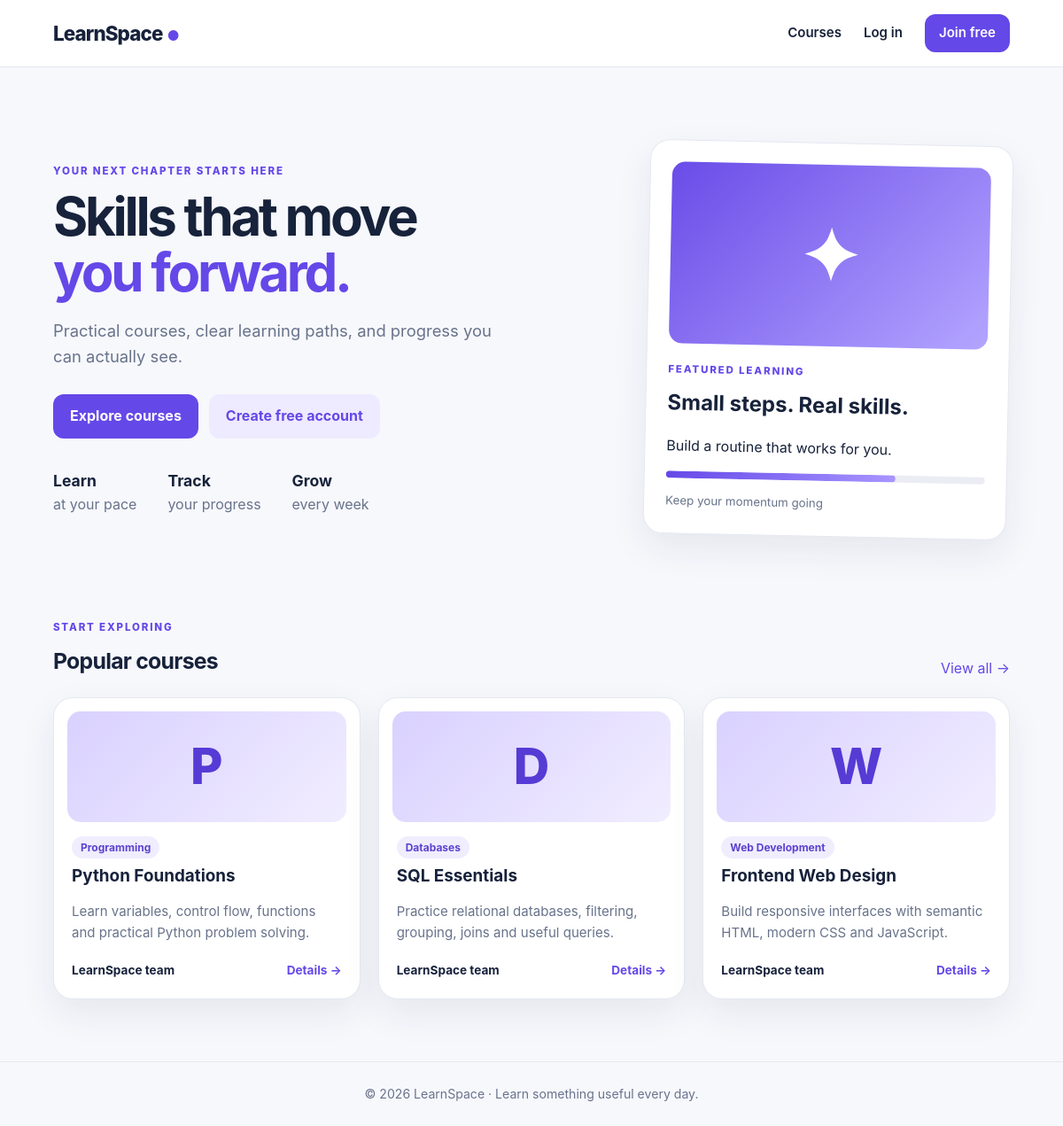
The page / on the database its author committed.
### tables this page shows
CREATE TABLE IF NOT EXISTS courses (
 id BIGINT UNSIGNED AUTO_INCREMENT PRIMARY KEY,
 title VARCHAR(180) NOT NULL,
 description TEXT NOT NULL,
 category VARCHAR(80) NOT NULL DEFAULT 'General',
 level ENUM('Beginner','Intermediate','Advanced') NOT NULL DEFAULT 'Beginner',
 duration_hours SMALLINT UNSIGNED NOT NULL DEFAULT 1,
 status ENUM('draft','published','archived') NOT NULL DEFAULT 'published',
 instructor_id BIGINT UNSIGNED NULL,
 created_at TIMESTAMP NOT NULL DEFAULT CURRENT_TIMESTAMP,
 CONSTRAINT fk_courses_instructor FOREIGN KEY (instructor_id) REFERENCES users(id) ON DELETE SET NULL,
 INDEX idx_courses_status_category (status,category),
 FULLTEXT INDEX idx_courses_search (title,description)
);

### includes/functions.php (called while the page is built, shortened)
<?php
function e(?string $value): string { return htmlspecialchars($value ?? '', ENT_QUOTES, 'UTF-8'); }
function current_user(): ?array { return $_SESSION['user'] ?? null; }

### includes/db.php (called while the page is built, shortened)
<?php
function db(): PDO {
    $pdo = new PDO(
        'mysql:host=' . DB_HOST . ';dbname=' . DB_NAME . ';charset=utf8mb4',
        DB_USER, DB_PASS,
        [PDO::ATTR_ERRMODE => PDO::ERRMODE_EXCEPTION,
         PDO::ATTR_DEFAULT_FETCH_MODE => PDO::FETCH_ASSOC,
         PDO::ATTR_EMULATE_PREPARES => false]
    );
    return $pdo;
}

### index.php (the view, shortened to what this page needs)
<?php
require_once __DIR__.'/includes/db.php'; require_once __DIR__.'/includes/functions.php';
$featured=[];
try { $featured=db()->query("SELECT c.*, u.name AS instructor FROM courses c LEFT JOIN users u ON u.id=c.instructor_id WHERE c.status='published' ORDER BY c.created_at DESC LIMIT 3")->fetchAll(); } catch(Throwable $ex) {}
require __DIR__.'/includes/header.php';
?>
<section class="hero"><div><p class="eyebrow">YOUR NEXT CHAPTER STARTS HERE</p><h1>Skills that move<br><em>you forward.</em></h1><p class="hero-copy">Practical courses, clear learning paths, and progress you can actually see.</p><div class="hero-actions"><a class="button" href="<?= BASE_URL ?>/courses.php">Explore courses</a><a class="button secondary" href="<?= BASE_URL ?>/register.php">Create free account</a></div><div class="stats"><div><strong>Learn</strong><span>at your pace</span></div><div><strong>Track</strong><span>your progress</span></div><div><strong>Grow</strong><span>every week</span></div></div></div><div class="hero-card"><div class="course-art art-purple">✦</div><p class="eyebrow">FEATURED LEARNING</p><h3>Small steps. Real skills.</h3><p>Build a routine that works for you.</p><div class="progress"><span style="width:72%"></span></div><small>Keep your momentum going</small></div></section>
<section class="section-head"><div><p class="eyebrow">START EXPLORING</p><h2>Popular courses</h2></div><a href="<?= BASE_URL ?>/courses.php">View all →</a></section>
<div class="grid courses-grid">
<?php if ($featured): foreach($featured as $c): ?>
<article class="course-card"><div class="course-art"><?= e(mb_substr($c['category'],0,1)) ?></div><div class="card-body"><span class="pill"><?= e($c['category']) ?></span><h3><?= e($c['title']) ?></h3><p><?= e($c['description']) ?></p><div class="card-foot"><span><?= e($c['instructor'] ?? 'LearnSpace team') ?></span><a href="<?= BASE_URL ?>/course.php?id=<?= (int)$c['id'] ?>">Details →</a></div></div></article>
<?php endforeach; endif; ?>
</div>
<?php require __DIR__.'/includes/footer.php'; ?>

### includes/header.php (shortened to what this page needs)
<?php require_once __DIR__ . '/functions.php'; ?>
<!doctype html><html lang="en"><head>
<link rel="stylesheet" href="<?= BASE_URL ?>/assets/css/style.css">
</head><body><header class="topbar"><a class="brand" href="<?= BASE_URL ?>/index.php">LearnSpace<span>●</span></a>
<nav><a href="<?= BASE_URL ?>/courses.php">Courses</a>
<?php if (current_user()): ?><a href="<?= BASE_URL ?>/dashboard.php">Dashboard</a><?php if (current_user()['role']==='admin'): ?><a href="<?= BASE_URL ?>/admin/index.php">Admin</a><?php endif; ?><a href="<?= BASE_URL ?>/logout.php">Log out</a>
<?php else: ?><a href="<?= BASE_URL ?>/login.php">Log in</a><a class="nav-cta" href="<?= BASE_URL ?>/register.php">Join free</a><?php endif; ?>
</nav></header><main class="container"><?php show_flash(); ?>

### includes/footer.php (shortened to what this page needs)
</main><footer class="footer">© <?= date('Y') ?> LearnSpace · Learn something useful every day.</footer>
<script src="<?= BASE_URL ?>/assets/js/app.js"></script></body></html>

### assets/css/style.css (style rules this page uses)
:root { --ink:#17223b;--muted:#68738b;--paper:#f7f8fc;--white:#fff;--purple:#6548e8;--purple-dark:#4a31c4;--mint:#b9f4d6;--line:#e6e8f1;--shadow:0 16px 40px rgba(31,35,75,.08) }
* { box-sizing:border-box }
body { margin:0;background:var(--paper);color:var(--ink);font:16px/1.6 Inter,ui-sans-serif,system-ui,-apple-system,"Segoe UI",sans-serif }
a { color:var(--purple);text-decoration:none }
.topbar { height:76px;background:rgba(255,255,255,.92);border-bottom:1px solid var(--line);display:flex;align-items:center;justify-content:space-between;padding:0 max(5vw,20px);position:sticky;top:0;z-index:5;backdrop-filter:blur(12px) }
.brand { font-size:1.4rem;font-weight:850;color:var(--ink);letter-spacing:-.04em }
.brand span { color:var(--purple);font-size:.7em;margin-left:5px }
.topbar nav { display:flex;gap:25px;align-items:center }
.topbar nav a { color:var(--ink);font-weight:600;font-size:.94rem }
.topbar nav .nav-cta { background:var(--purple);color:white;padding:9px 16px;border-radius:12px }
.container { width:min(1120px,90%);margin:0 auto;min-height:calc(100vh - 150px) }
.hero { display:grid;grid-template-columns:1.2fr .8fr;gap:55px;align-items:center;padding:85px 0 65px }
.eyebrow { font-size:.72rem;font-weight:850;letter-spacing:.16em;color:var(--purple);margin:0 0 10px }
.hero h1,.page-heading h1,.auth-panel h1 { font-size:clamp(2.5rem,5vw,4.4rem);line-height:1.05;letter-spacing:-.055em;margin:0 0 20px }
.hero h1 em { font-style:normal;color:var(--purple) }
.hero-copy { font-size:1.15rem;color:var(--muted);max-width:520px }
.hero-actions { display:flex;gap:12px;flex-wrap:wrap;margin:28px 0 }
.button { border:0;display:inline-flex;justify-content:center;align-items:center;background:var(--purple);color:#fff;border-radius:12px;padding:12px 19px;font-weight:750;cursor:pointer;font:inherit;font-weight:750 }
.button.secondary { background:#eeeaff;color:var(--purple) }
.stats { display:flex;gap:35px;margin-top:34px }
.stats div { display:flex;flex-direction:column }
.stats strong { font-size:1.1rem }
.stats span,.muted,small { color:var(--muted) }
.hero-card,.panel,.course-card { background:var(--white);border:1px solid var(--line);border-radius:22px;box-shadow:var(--shadow) }
.hero-card { padding:24px;transform:rotate(1.2deg) }
.hero-card h3 { font-size:1.5rem;margin:6px 0 }
.course-art { height:145px;background:linear-gradient(135deg,#d9d1ff,#f1edff);border-radius:15px;display:flex;align-items:center;justify-content:center;font-size:3.5rem;font-weight:850;color:#563bd5;margin-bottom:20px }
.art-purple { height:205px;background:linear-gradient(135deg,#6a4ce8,#b4a5ff);color:#fff;font-size:5rem }
.progress { height:8px;background:#ececf5;border-radius:99px;overflow:hidden;margin:12px 0 }
.progress span { height:100%;display:block;background:linear-gradient(90deg,var(--purple),#a895ff);border-radius:99px }
.section-head { display:flex;justify-content:space-between;align-items:end;margin:28px 0 20px }
.section-head h2,.panel h2 { margin:0;font-size:1.55rem;letter-spacing:-.03em }
.grid { display:grid;grid-template-columns:repeat(3,minmax(0,1fr));gap:20px;margin-bottom:38px }
.courses-grid { margin-bottom:70px }
.course-card { padding:15px;overflow:hidden }
.course-card .course-art { height:125px;margin-bottom:0 }
.card-body { padding:15px 5px 5px }
.card-body h3 { margin:8px 0;font-size:1.18rem;line-height:1.3 }
.card-body p { font-size:.94rem;color:var(--muted);min-height:50px }
.pill { display:inline-block;background:#f0edff;color:#5c42ce;border-radius:99px;padding:3px 10px;font-size:.75rem;font-weight:750 }
.card-foot { display:flex;justify-content:space-between;gap:10px;align-items:center;font-size:.85rem;font-weight:650;margin-top:18px }
.footer { text-align:center;padding:25px;color:var(--muted);border-top:1px solid var(--line);font-size:.88rem;margin-top:40px }

### rows shown on the page
courses: category "P", category "Programming", title "Python Foundations", description "Learn variables, control flow, functions and practical Python problem solving.", instructor "LearnSpace team"
courses: category "D", category "Databases", title "SQL Essentials", description "Practice relational databases, filtering, grouping, joins and useful queries.", instructor "LearnSpace team"
courses: category "W", category "Web Development", title "Frontend Web Design", description "Build responsive interfaces with semantic HTML, modern CSS and JavaScript.", instructor "LearnSpace team"
